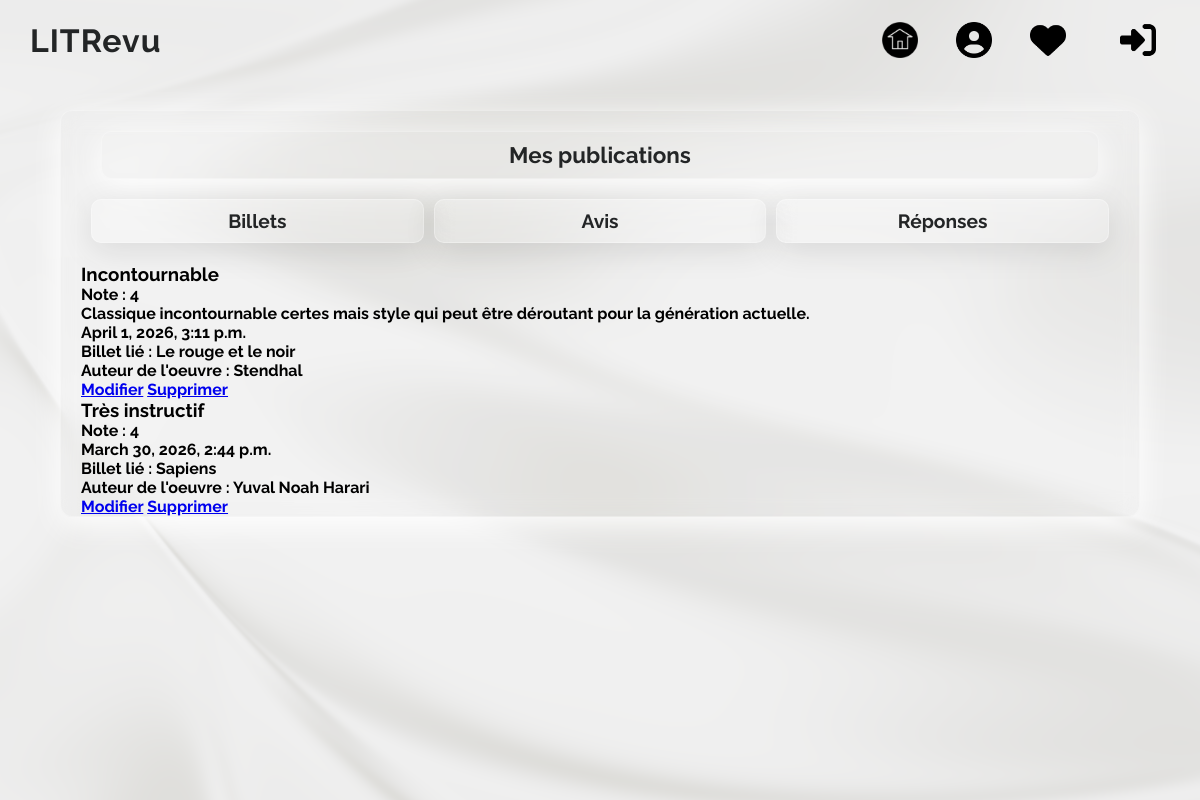
Page /my_post_review/ (signed in) on the committed database.
### core/models.py (models this page shows)
class Review(models.Model):
    ticket = models.ForeignKey(
        to=Ticket,
        on_delete=models.CASCADE,
        related_name='reviews'
    )
    rating = models.PositiveSmallIntegerField(
        validators=[MinValueValidator(0), MaxValueValidator(5)]
    )
    headline = models.CharField(max_length=128)
    body = models.CharField(max_length=8192, blank=True)
    user = models.ForeignKey(
        to=settings.AUTH_USER_MODEL,
        on_delete=models.CASCADE,
        related_name='reviews'
    )
    time_created = models.DateTimeField(auto_now_add=True)

class Ticket(models.Model):
    title = models.CharField(max_length=128)
    author = models.CharField(max_length=128)
    description = models.TextField(max_length=2048, blank=True)
    user = models.ForeignKey(
        to=settings.AUTH_USER_MODEL,
        on_delete=models.CASCADE,
        related_name='tickets'
    )
    image = models.ImageField(null=True, blank=True)
    time_created = models.DateTimeField(auto_now_add=True)

### core/views.py (the view)
# urls.py: path('my_post_review/', views.my_post_review_view, name='my_post_review'),
@login_required
def my_post_review_view(request):
    reviews = Review.objects.filter(
        user=request.user
    ).order_by('-time_created')
    return render(request, 'my_post_review.html', {'reviews': reviews})

### templates/my_post_review.html
{% extends 'base.html' %}
{% block content %}
    <h2 class="my-post-title">Mes publications</h2>
    <nav class="my-post-nav">
        <a href="{% url 'my_post_ticket' %}" class="post-nav">Billets</a>
        <a href="{% url 'my_post_review' %}" class="post-nav">Avis</a>
        <a href="{% url 'my_post_answer' %}" class="post-nav">Réponses</a>
    </nav>
    {% for review in reviews %}
        <div>
            <h3>{{ review.headline }}</h3>
            <p>Note : {{ review.rating }}</p>
            <p>{{ review.body }}</p>
            <p>{{ review.time_created }}</p>
            <p>Billet lié : {{ review.ticket.title }}</p>
            <p>Auteur de l'oeuvre : {{ review.ticket.author }}</p>
            <a href="{% url 'review_edit' review.pk %}">Modifier</a>
            <a href="{% url 'review_delete' review.pk %}">Supprimer</a>
        </div>
    {% empty %}
        <p>Aucune critique pour le moment !</p>
    {% endfor %}
{% endblock content %}

### static/css/style.css (style rules this page uses)
* { margin: 0; padding: 0; box-sizing: border-box; }
body { font-family: 'Raleway', sans-serif; background: linear-gradient(270deg, #EAEAEA, #DBDBDB, #F2F2F2, #ADA996, #EAEAEA); background-size: 300% 300%; animation : gradientbg 5s linear infinite; }
.my-post-nav, .my-home-nav { display: flex; justify-content:space-evenly; margin: 10px; margin-bottom: 20px; gap:10px; }
.post-nav, .home_nav { width: 100%; background-color: rgba(255, 255, 255, 0.1); backdrop-filter: blur(10px); border: 1px solid rgba(255, 255, 255, 0.3); box-shadow: 0 8px 32px rgba(0, 0, 0, 0.1); border-radius: 10px; padding: 10px; text-decoration: none; font-family: 'Raleway', sans-serif; font-size: 1.2rem; color: #232526; text-align: center; }
.my-post-title { font-family: 'Raleway', sans-serif; font-size: 1.4rem; color: #232526; margin: 20px; border-radius: 10px; padding: 10px; text-align: center; background-color: rgba(255, 255, 255, 0.1); backdrop-filter: blur(10px); border: 1px solid rgba(255, 255, 255, 0.3); box-shadow: 0 8px 32px rgb(255, 255, 255); }

### rows in the picture
Review: headline "Incontournable", rating "4", body "Classique incontournable certes mais style qui peut être déroutant pour la génération actuelle.", time_created "April 1, 2026, 3:11 p.m.", ticket "Le rouge et le noir", ticket.author "Stendhal"
Review: headline "Très instructif", rating "4", time_created "March 30, 2026, 2:44 p.m.", ticket "Sapiens", ticket.author "Yuval Noah Harari"
